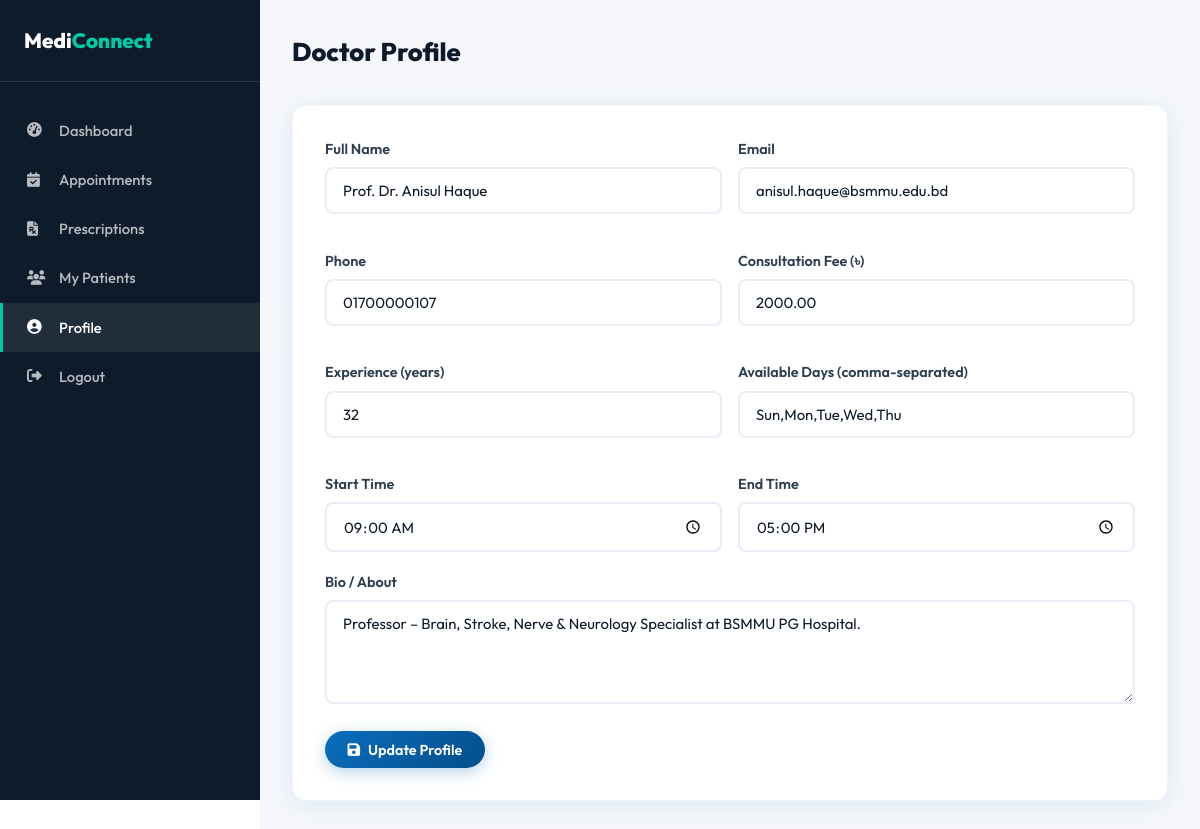
Screenshot of /doctor/profile.php (signed in) with the database file from the repository.
### tables this page shows
CREATE TABLE `doctors` (
  `id` int(11) NOT NULL,
  `full_name` varchar(100) NOT NULL,
  `email` varchar(100) NOT NULL,
  `password` varchar(255) NOT NULL,
  `phone` varchar(20) DEFAULT NULL,
  `specialization_id` int(11) DEFAULT NULL,
  `hospital_id` int(11) DEFAULT NULL,
  `qualification` varchar(255) DEFAULT NULL,
  `experience_years` int(11) DEFAULT 0,
  `consultation_fee` decimal(10,2) DEFAULT 0.00,
  `bio` text DEFAULT NULL,
  `profile_pic` varchar(255) DEFAULT 'default.png',
  `is_verified` tinyint(1) DEFAULT 0,
  `available_days` varchar(100) DEFAULT 'Mon,Tue,Wed,Thu,Fri',
  `available_time_start` time DEFAULT '09:00:00',
  `available_time_end` time DEFAULT '17:00:00',
  `created_at` timestamp NOT NULL DEFAULT current_timestamp()
);

### doctor/profile.php (the view, shortened to what this page needs)
<?php
require_once '../includes/functions.php';
$doc_id = $_SESSION['doctor_id'];
$doctor = mysqli_fetch_assoc(mysqli_query($conn, "SELECT * FROM doctors WHERE id=$doc_id"));
?>
<!DOCTYPE html>
<html lang="en">
<head>
<link rel="stylesheet" href="https://cdnjs.cloudflare.com/ajax/libs/font-awesome/6.4.0/css/all.min.css">
<link rel="stylesheet" href="<?= SITE_URL ?>/css/style.css">
</head>
<body>
<div class="dashboard">
    <nav class="sidebar">
        <div class="sidebar-brand">Medi<span>Connect</span></div>
        <ul class="sidebar-menu">
            <li><a href="dashboard.php"><i class="fas fa-tachometer-alt"></i> Dashboard</a></li>
            <li><a href="appointments.php"><i class="fas fa-calendar-check"></i> Appointments</a></li>
            <li><a href="prescriptions.php"><i class="fas fa-file-prescription"></i> Prescriptions</a></li>
            <li><a href="patients.php"><i class="fas fa-users"></i> My Patients</a></li>
            <li><a href="profile.php" class="active"><i class="fas fa-user-circle"></i> Profile</a></li>
            <li><a href="../logout.php"><i class="fas fa-sign-out-alt"></i> Logout</a></li>
        </ul>
    </nav>
    <main class="dashboard-main">
        <div class="dash-header"><div><h1>Doctor Profile</h1></div></div>
        <div class="card" style="padding:2rem;">
            <form method="POST">
                <div style="display:grid;grid-template-columns:1fr 1fr;gap:1rem;">
                    <div class="form-group"><label class="form-label">Full Name</label><input type="text" class="form-control" value="<?= $doctor['full_name'] ?>" disabled></div>
                    <div class="form-group"><label class="form-label">Email</label><input type="email" class="form-control" value="<?= $doctor['email'] ?>" disabled></div>
                    <div class="form-group"><label class="form-label">Phone</label><input type="text" name="phone" class="form-control" value="<?= $doctor['phone'] ?>"></div>
                    <div class="form-group"><label class="form-label">Consultation Fee (৳)</label><input type="number" name="consultation_fee" class="form-control" value="<?= $doctor['consultation_fee'] ?>"></div>
                    <div class="form-group"><label class="form-label">Experience (years)</label><input type="number" name="experience_years" class="form-control" value="<?= $doctor['experience_years'] ?>"></div>
                    <div class="form-group"><label class="form-label">Available Days (comma-separated)</label><input type="text" name="available_days" class="form-control" value="<?= $doctor['available_days'] ?>" placeholder="Mon,Tue,Wed,Thu,Fri"></div>
                    <div class="form-group"><label class="form-label">Start Time</label><input type="time" name="available_time_start" class="form-control" value="<?= $doctor['available_time_start'] ?>"></div>
                    <div class="form-group"><label class="form-label">End Time</label><input type="time" name="available_time_end" class="form-control" value="<?= $doctor['available_time_end'] ?>"></div>
                </div>
                <div class="form-group"><label class="form-label">Bio / About</label><textarea name="bio" class="form-control" rows="4"><?= $doctor['bio'] ?></textarea></div>
                <button type="submit" class="btn btn-primary"><i class="fas fa-save"></i> Update Profile</button>
            </form>
        </div>
    </main>
</div>
</body>
</html>

### css/style.css (style rules this page uses)
:root { --primary: #0A6EBD; --primary-dark: #054E8A; --primary-light: #E8F4FF; --secondary: #00C9A7; --accent: #FF6B35; --dark: #0D1B2A; --gray-dark: #2C3E50; --gray: #6B7A8D; --gray-light: #F0F4F8; --white: #FFFFFF; --danger: #E74C3C; --success: #27AE60; --warning: #F39C12; --shadow: 0 4px 24px rgba(10,110,189,0.10); --shadow-lg: 0 8px 40px rgba(10,110,189,0.18); --radius: 14px; --radius-sm: 8px; }
* { margin: 0; padding: 0; box-sizing: border-box; }
body { font-family: 'Outfit', sans-serif; color: var(--dark); background: var(--white); line-height: 1.6; }
.btn { display: inline-flex; align-items: center; gap: 8px; padding: 0.6rem 1.4rem; border-radius: 50px; font-family: 'Outfit', sans-serif; font-weight: 600; font-size: 0.9rem; cursor: pointer; transition: all 0.25s; border: none; text-decoration: none; }
.btn-primary { background: linear-gradient(135deg, var(--primary), var(--primary-dark)); color: white; box-shadow: 0 4px 15px rgba(10,110,189,0.3); }
.card { background: white; border-radius: var(--radius); box-shadow: var(--shadow); overflow: hidden; transition: transform 0.3s, box-shadow 0.3s; border: 1px solid rgba(10,110,189,0.07); }
.form-group { margin-bottom: 1.2rem; }
.form-label { display: block; font-weight: 600; font-size: 0.9rem; color: var(--gray-dark); margin-bottom: 0.4rem; }
.form-control { width: 100%; padding: 0.75rem 1rem; border: 2px solid #e8edf5; border-radius: var(--radius-sm); font-family: 'Outfit', sans-serif; font-size: 0.93rem; color: var(--dark); transition: border-color 0.2s, box-shadow 0.2s; background: white; }
.dashboard { display: flex; min-height: 100vh; }
.sidebar { width: 260px; background: var(--dark); padding: 1.5rem 0; position: sticky; top: 0; height: 100vh; overflow-y: auto; flex-shrink: 0; }
.sidebar .sidebar-brand { padding: 0 1.5rem 1.5rem; border-bottom: 1px solid rgba(255,255,255,0.1); margin-bottom: 1.5rem; font-size: 1.3rem; font-weight: 800; color: white; }
.sidebar .sidebar-brand span { color: var(--secondary); }
.sidebar-menu { list-style: none; }
.sidebar-menu a { display: flex; align-items: center; gap: 12px; padding: 0.8rem 1.5rem; color: rgba(255,255,255,0.7); text-decoration: none; font-weight: 500; font-size: 0.92rem; transition: all 0.2s; border-left: 3px solid transparent; }
.sidebar-menu a:hover, .sidebar-menu a.active { color: white; background: rgba(255,255,255,0.08); border-left-color: var(--secondary); }
.sidebar-menu a i { width: 20px; }
.dashboard-main { flex: 1; background: #F5F7FA; padding: 2rem; overflow-y: auto; }
.dash-header { display: flex; align-items: center; justify-content: space-between; margin-bottom: 2rem; }
.dash-header h1 { font-size: 1.6rem; font-weight: 800; }

### rows the page displays
doctors: full_name "Prof. Dr. Anisul Haque", email "anisul.haque@bsmmu.edu.bd", phone "01700000107", consultation_fee "2000.00", experience_years "32", available_days "Sun,Mon,Tue,Wed,Thu", available_time_start "09:00:00", available_time_end "17:00:00", bio "Professor – Brain, Stroke, Nerve & Neurology Specialist at BSMMU PG Hospital."
